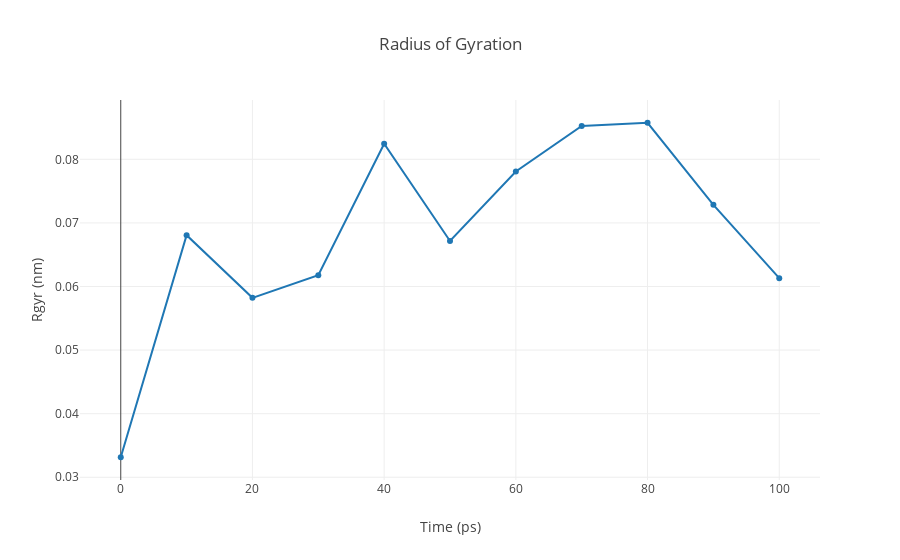

The notebook cell this image was saved under:
### Code cell
import plotly
import plotly.graph_objs as go

# Read Rgyr data from file 
with open(output_rgyr,'r') as rgyr_file:
    x,y = map(
        list,
        zip(*[
            (float(line.split()[0]),float(line.split()[1]))
            for line in rgyr_file 
            if not line.startswith(("#","@")) 
        ])
    )

plotly.offline.init_notebook_mode(connected=True)

plotly.offline.iplot({
    "data": [go.Scatter(x=x, y=y)],
    "layout": go.Layout(title="Radius of Gyration",
                        xaxis=dict(title = "Time (ps)"),
                        yaxis=dict(title = "Rgyr (nm)")
                       )
})

### Figure 1 — Plotly figure (JSON) as saved in the notebook; plotly's stock layout.template omitted (floating-point values rounded to 4 significant figures)
{"data": [{"type": "scatter", "uid": "0563512e-34d9-442e-b614-dde67a9cd002", "x": [0, 10, 20, 30, 40, 50, 60, 70, 80, 90, 100], "y": [0.03315, 0.06807, 0.05822, 0.06176, 0.08245, 0.06716, 0.07808, 0.08524, 0.08575, 0.07284, 0.06132]}], "layout": {"title": {"text": "Radius of Gyration"}, "xaxis": {"title": {"text": "Time (ps)"}}, "yaxis": {"title": {"text": "Rgyr (nm)"}}}}
